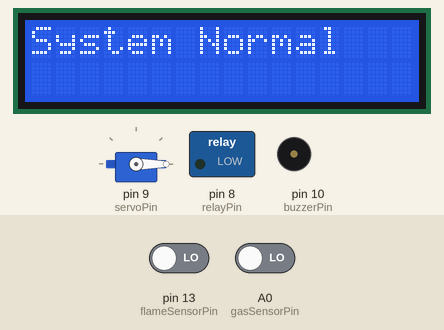
A sketch run on a simulated Arduino Uno, built with avr-gcc and run on an emulated ATmega328P. Shown: 16×2 character LCD, servo, switched loads named in the sketch (green lamp = pin HIGH), buzzer (waves = sounding, pin HIGH). The test bench sets the inputs (shaded band); at power-on: pin 13 (flameSensorPin) LOW, A0 (gasSensorPin) LOW. The modem accepts every AT command (registered, SIM ready, sends succeed) and sends nothing else.

Above: at 2.2 s.
2.3 s: pin 13 (flameSensorPin) driven HIGH
At 3.8 s:
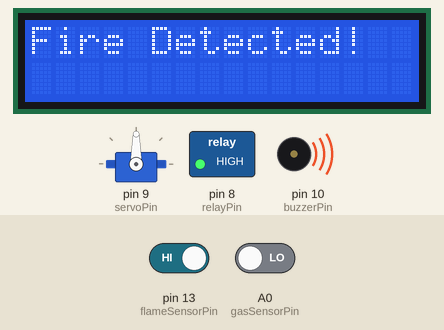
4.4 s: pin 13 (flameSensorPin) driven LOW
At 6.2 s:
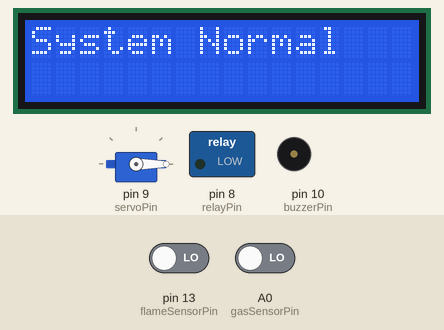
6.8 s: A0 (gasSensorPin) driven HIGH
At 8.6 s:
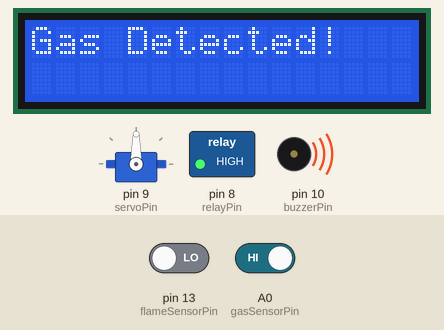
8.9 s: A0 (gasSensorPin) driven LOW
At 10.9 s:
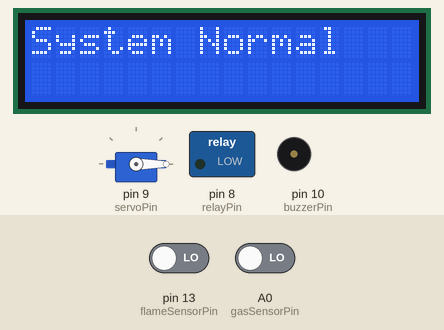
Timing chart, 0 to 12.3 s (numbered marks = the images above; inputs shaded):
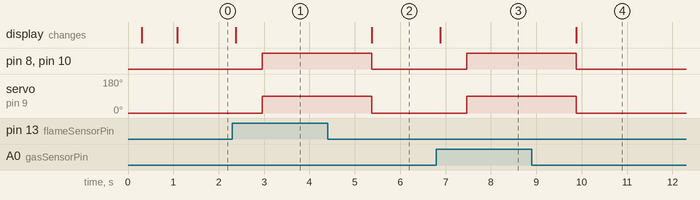

The sketch:

SIMEL_DORMITORY_ANTI_FIRE.ino
```cpp
#include <Wire.h>
#include <LiquidCrystal_I2C.h>
#include <Servo.h>
#include <SoftwareSerial.h>

// Pin Definitions
const int flameSensorPin = 13;   // Flame sensor input (simulate with HIGH/LOW logic)
const int gasSensorPin = A0;     // Gas sensor input (simulate with HIGH/LOW logic)
const int relayPin = 8;          // Relay to activate fire extinguisher
const int buzzerPin = 10;        // Buzzer
const int servoPin = 9;          // Servo motor for door

// GSM Pins
SoftwareSerial gsmSerial(12, 11);  // RX, TX pins for GSM module (e.g., SIM800L or SIM900)

// LCD Setup
LiquidCrystal_I2C lcd(0x27, 16, 2); // Set LCD address to 0x27, and size to 16x2
Servo doorServo;                   // Servo object for the door

// Thresholds for detection (simulated by HIGH/LOW logic for flame and gas)
int flameThreshold = 1;  // Simulated value (1 = fire detected, 0 = no fire)
int gasThreshold = 1;    // Simulated value (1 = gas detected, 0 = no gas)

// GSM Phone number to send message to
String phoneNumber = "+2547O4537044"; // Replace with the phone number to receive the SMS

void setup() {
  pinMode(flameSensorPin, INPUT);
  pinMode(gasSensorPin, INPUT);
  pinMode(relayPin, OUTPUT);
  pinMode(buzzerPin, OUTPUT);

  lcd.begin(16, 2); // Initialize LCD
  lcd.print("System Initializing...");

  doorServo.attach(servoPin); // Attach the servo to the specified pin

  // Initial door position (Closed)
  doorServo.write(0);

  delay(200); // Wait for the system to initialize

  lcd.clear();
  lcd.print("System Ready!");
  delay(200);

  gsmSerial.begin(9600); // Initialize GSM serial communication
  sendSMS("Fire Safety System Ready!");
}

void loop() {
  int flameSensorValue = digitalRead(flameSensorPin); // Read flame sensor (simulated HIGH/LOW)
  int gasSensorValue = digitalRead(gasSensorPin);     // Read gas sensor (simulated HIGH/LOW)

  // Check flame sensor and gas sensor status
  if (flameSensorValue == HIGH || gasSensorValue == HIGH) {
    if (flameSensorValue == HIGH) {
      lcd.clear();
      lcd.print("Fire Detected!");
      sendSMS("ALERT: Fire detected in the dormitory!");
    }
    else if (gasSensorValue == HIGH) {
      lcd.clear();
      lcd.print("Gas Detected!");
      sendSMS("ALERT: Gas detected in the dormitory!");
    }

    // Activate fire extinguisher
    digitalWrite(relayPin, HIGH);
    digitalWrite(buzzerPin, HIGH);           // Sound buzzer
    doorServo.write(90);             // Open door (if you want)

    delay(200); // Reduce delay time after detection

  } else {
    // No fire or gas detected
    lcd.clear();
    lcd.print("System Normal");
    digitalWrite(relayPin, LOW);    // Deactivate fire extinguisher
    digitalWrite(buzzerPin,LOW);              // Stop buzzer
    doorServo.write(0);             // Keep the door closed
  }

  delay(200); // Regular check interval (500ms)
}

// Function to send SMS
void sendSMS(String message) {
  gsmSerial.println("AT");         // Test communication with GSM module
  delay(100);
  gsmSerial.println("AT+CMGF=1");  // Set SMS mode to text
  delay(100);
  gsmSerial.println("AT+CMGS=\"" + phoneNumber + "\"");  // Specify the recipient's phone number
  delay(100);
  gsmSerial.println(message);      // The message to send
  delay(100);
  gsmSerial.write(26);             // Ctrl+Z to send the SMS
  delay(100);
}
```

Measured:
- after the input at 2.3 s, pin 8 (relayPin), pin 10 (buzzerPin): LOW → HIGH after 0.66 s; servo on pin 9 (servoPin): 0° → 90° after 0.66 s; the display: changes after 0.08 s (image 1)
- after the input at 4.4 s, pin 8 (relayPin), pin 10 (buzzerPin): HIGH → LOW after 0.98 s; servo on pin 9 (servoPin): 90° → 0° after 0.98 s; the display: changes after 0.98 s (image 2)
- after the input at 6.8 s, pin 8 (relayPin), pin 10 (buzzerPin): LOW → HIGH after 0.67 s; servo on pin 9 (servoPin): 0° → 90° after 0.67 s; the display: changes after 0.09 s (image 3)
- after the input at 8.9 s, pin 8 (relayPin), pin 10 (buzzerPin): HIGH → LOW after 0.98 s; servo on pin 9 (servoPin): 90° → 0° after 0.98 s; the display: changes after 0.98 s (image 4)
